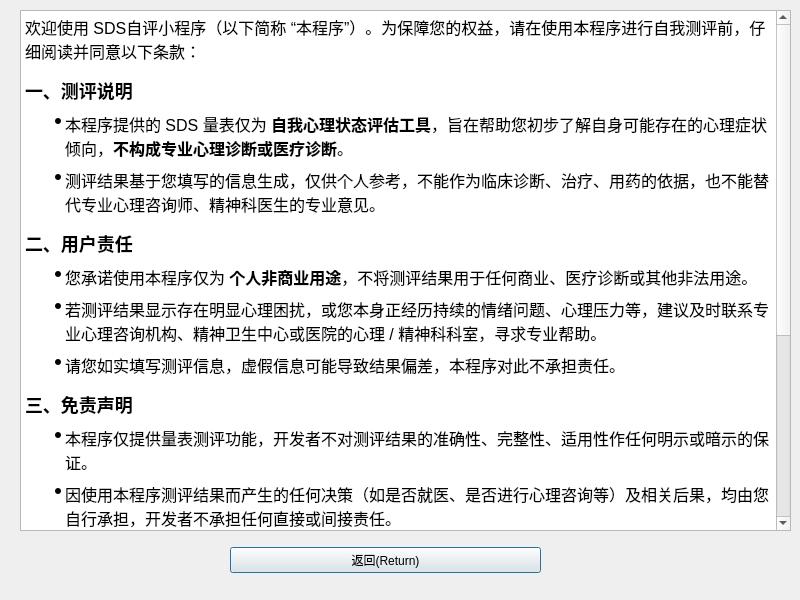
<?xml version="1.0" encoding="UTF-8"?>
<ui version="4.0">
 <class>Agreement</class>
 <widget class="QDialog" name="Agreement">
  <property name="geometry">
   <rect>
    <x>0</x>
    <y>0</y>
    <width>800</width>
    <height>600</height>
   </rect>
  </property>
  <property name="windowTitle">
   <string>Dialog</string>
  </property>
  <widget class="QWidget" name="horizontalLayoutWidget">
   <property name="geometry">
    <rect>
     <x>230</x>
     <y>540</y>
     <width>311</width>
     <height>41</height>
    </rect>
   </property>
   <layout class="QHBoxLayout" name="horizontalLayout">
    <item>
     <widget class="QPushButton" name="Return">
      <property name="text">
       <string>返回(Return)</string>
      </property>
     </widget>
    </item>
   </layout>
  </widget>
  <widget class="QTextBrowser" name="textBrowser">
   <property name="geometry">
    <rect>
     <x>20</x>
     <y>10</y>
     <width>771</width>
     <height>521</height>
    </rect>
   </property>
   <property name="html">
    <string>&lt;!DOCTYPE HTML PUBLIC &quot;-//W3C//DTD HTML 4.0//EN&quot; &quot;http://www.w3.org/TR/REC-html40/strict.dtd&quot;&gt;
&lt;html&gt;&lt;head&gt;&lt;meta name=&quot;qrichtext&quot; content=&quot;1&quot; /&gt;&lt;meta charset=&quot;utf-8&quot; /&gt;&lt;style type=&quot;text/css&quot;&gt;
p, li { white-space: pre-wrap; }
hr { height: 1px; border-width: 0; }
li.unchecked::marker { content: &quot;\2610&quot;; }
li.checked::marker { content: &quot;\2612&quot;; }
&lt;/style&gt;&lt;/head&gt;&lt;body style=&quot; font-family:'Microsoft YaHei UI'; font-size:9pt; font-weight:400; font-style:normal;&quot;&gt;
&lt;p style=&quot; margin-top:0px; margin-bottom:0px; margin-left:0px; margin-right:0px; -qt-block-indent:0; text-indent:0px; line-height:24px; background-color:#ffffff;&quot;&gt;&lt;span style=&quot; font-family:'Inter','-apple-system','BlinkMacSystemFont','Segoe UI','PingFang SC','Hiragino Sans GB','Microsoft YaHei','Helvetica Neue','Helvetica','Arial','sans-serif'; font-size:16px; color:#000000; background-color:#ffffff;&quot;&gt;欢迎使用 SDS自评小程序（以下简称 “本程序”）。为保障您的权益，请在使用本程序进行自我测评前，仔细阅读并同意以下条款：&lt;/span&gt;&lt;/p&gt;
&lt;h2 style=&quot; margin-top:14px; margin-bottom:0px; margin-left:0px; margin-right:0px; -qt-block-indent:0; text-indent:0px; line-height:27px; background-color:#ffffff;&quot;&gt;&lt;span style=&quot; font-family:'Inter','-apple-system','BlinkMacSystemFont','Segoe UI','PingFang SC','Hiragino Sans GB','Microsoft YaHei','Helvetica Neue','Helvetica','Arial','sans-serif'; font-size:x-large; font-weight:600; color:#000000; background-color:#ffffff;&quot;&gt;一、测评说明&lt;/span&gt;&lt;/h2&gt;
&lt;ul style=&quot;margin-top: 0px; margin-bottom: 0px; margin-left: 0px; margin-right: 0px; -qt-list-indent: 1;&quot;&gt;
&lt;li style=&quot; font-family:'Inter','-apple-system','BlinkMacSystemFont','Segoe UI','PingFang SC','Hiragino Sans GB','Microsoft YaHei','Helvetica Neue','Helvetica','Arial','sans-serif'; font-size:16px; color:#000000; background-color:#ffffff;&quot; style=&quot; margin-top:8px; margin-bottom:8px; margin-left:0px; margin-right:0px; -qt-block-indent:0; text-indent:0px; line-height:24px;&quot;&gt;本程序提供的 SDS 量表仅为 &lt;span style=&quot; font-weight:700;&quot;&gt;自我心理状态评估工具&lt;/span&gt;，旨在帮助您初步了解自身可能存在的心理症状倾向，&lt;span style=&quot; font-weight:700;&quot;&gt;不构成专业心理诊断或医疗诊断&lt;/span&gt;。&lt;/li&gt;
&lt;li style=&quot; font-family:'Inter','-apple-system','BlinkMacSystemFont','Segoe UI','PingFang SC','Hiragino Sans GB','Microsoft YaHei','Helvetica Neue','Helvetica','Arial','sans-serif'; font-size:16px; color:#000000; background-color:#ffffff;&quot; style=&quot; margin-top:8px; margin-bottom:8px; margin-left:0px; margin-right:0px; -qt-block-indent:0; text-indent:0px; line-height:24px;&quot;&gt;测评结果基于您填写的信息生成，仅供个人参考，不能作为临床诊断、治疗、用药的依据，也不能替代专业心理咨询师、精神科医生的专业意见。&lt;/li&gt;&lt;/ul&gt;
&lt;h2 style=&quot; margin-top:14px; margin-bottom:0px; margin-left:0px; margin-right:0px; -qt-block-indent:0; text-indent:0px; line-height:27px; background-color:#ffffff;&quot;&gt;&lt;span style=&quot; font-family:'Inter','-apple-system','BlinkMacSystemFont','Segoe UI','PingFang SC','Hiragino Sans GB','Microsoft YaHei','Helvetica Neue','Helvetica','Arial','sans-serif'; font-size:x-large; font-weight:600; color:#000000; background-color:#ffffff;&quot;&gt;二、用户责任&lt;/span&gt;&lt;/h2&gt;
&lt;ul style=&quot;margin-top: 0px; margin-bottom: 0px; margin-left: 0px; margin-right: 0px; -qt-list-indent: 1;&quot;&gt;
&lt;li style=&quot; font-family:'Inter','-apple-system','BlinkMacSystemFont','Segoe UI','PingFang SC','Hiragino Sans GB','Microsoft YaHei','Helvetica Neue','Helvetica','Arial','sans-serif'; font-size:16px; color:#000000; background-color:#ffffff;&quot; style=&quot; margin-top:8px; margin-bottom:8px; margin-left:0px; margin-right:0px; -qt-block-indent:0; text-indent:0px; line-height:24px;&quot;&gt;您承诺使用本程序仅为 &lt;span style=&quot; font-weight:700;&quot;&gt;个人非商业用途&lt;/span&gt;，不将测评结果用于任何商业、医疗诊断或其他非法用途。&lt;/li&gt;
&lt;li style=&quot; font-family:'Inter','-apple-system','BlinkMacSystemFont','Segoe UI','PingFang SC','Hiragino Sans GB','Microsoft YaHei','Helvetica Neue','Helvetica','Arial','sans-serif'; font-size:16px; color:#000000; background-color:#ffffff;&quot; style=&quot; margin-top:8px; margin-bottom:8px; margin-left:0px; margin-right:0px; -qt-block-indent:0; text-indent:0px; line-height:24px;&quot;&gt;若测评结果显示存在明显心理困扰，或您本身正经历持续的情绪问题、心理压力等，建议及时联系专业心理咨询机构、精神卫生中心或医院的心理 / 精神科科室，寻求专业帮助。&lt;/li&gt;
&lt;li style=&quot; font-family:'Inter','-apple-system','BlinkMacSystemFont','Segoe UI','PingFang SC','Hiragino Sans GB','Microsoft YaHei','Helvetica Neue','Helvetica','Arial','sans-serif'; font-size:16px; color:#000000; background-color:#ffffff;&quot; style=&quot; margin-top:8px; margin-bottom:8px; margin-left:0px; margin-right:0px; -qt-block-indent:0; text-indent:0px; line-height:24px;&quot;&gt;请您如实填写测评信息，虚假信息可能导致结果偏差，本程序对此不承担责任。&lt;/li&gt;&lt;/ul&gt;
&lt;h2 style=&quot; margin-top:14px; margin-bottom:0px; margin-left:0px; margin-right:0px; -qt-block-indent:0; text-indent:0px; line-height:27px; background-color:#ffffff;&quot;&gt;&lt;span style=&quot; font-family:'Inter','-apple-system','BlinkMacSystemFont','Segoe UI','PingFang SC','Hiragino Sans GB','Microsoft YaHei','Helvetica Neue','Helvetica','Arial','sans-serif'; font-size:x-large; font-weight:600; color:#000000; background-color:#ffffff;&quot;&gt;三、免责声明&lt;/span&gt;&lt;/h2&gt;
&lt;ul style=&quot;margin-top: 0px; margin-bottom: 0px; margin-left: 0px; margin-right: 0px; -qt-list-indent: 1;&quot;&gt;
&lt;li style=&quot; font-family:'Inter','-apple-system','BlinkMacSystemFont','Segoe UI','PingFang SC','Hiragino Sans GB','Microsoft YaHei','Helvetica Neue','Helvetica','Arial','sans-serif'; font-size:16px; color:#000000; background-color:#ffffff;&quot; style=&quot; margin-top:8px; margin-bottom:8px; margin-left:0px; margin-right:0px; -qt-block-indent:0; text-indent:0px; line-height:24px;&quot;&gt;本程序仅提供量表测评功能，开发者不对测评结果的准确性、完整性、适用性作任何明示或暗示的保证。&lt;/li&gt;
&lt;li style=&quot; font-family:'Inter','-apple-system','BlinkMacSystemFont','Segoe UI','PingFang SC','Hiragino Sans GB','Microsoft YaHei','Helvetica Neue','Helvetica','Arial','sans-serif'; font-size:16px; color:#000000; background-color:#ffffff;&quot; style=&quot; margin-top:8px; margin-bottom:8px; margin-left:0px; margin-right:0px; -qt-block-indent:0; text-indent:0px; line-height:24px;&quot;&gt;因使用本程序测评结果而产生的任何决策（如是否就医、是否进行心理咨询等）及相关后果，均由您自行承担，开发者不承担任何直接或间接责任。&lt;/li&gt;
&lt;li style=&quot; font-family:'Inter','-apple-system','BlinkMacSystemFont','Segoe UI','PingFang SC','Hiragino Sans GB','Microsoft YaHei','Helvetica Neue','Helvetica','Arial','sans-serif'; font-size:16px; color:#000000; background-color:#ffffff;&quot; style=&quot; margin-top:8px; margin-bottom:8px; margin-left:0px; margin-right:0px; -qt-block-indent:0; text-indent:0px; line-height:24px;&quot;&gt;本程序仅用于心理状态初步筛查，不具备治疗、干预功能，开发者不对任何因心理问题引发的风险（如自伤、情绪失控等）承担责任。&lt;/li&gt;&lt;/ul&gt;
&lt;h2 style=&quot; margin-top:14px; margin-bottom:0px; margin-left:0px; margin-right:0px; -qt-block-indent:0; text-indent:0px; line-height:27px; background-color:#ffffff;&quot;&gt;&lt;span style=&quot; font-family:'Inter','-apple-system','BlinkMacSystemFont','Segoe UI','PingFang SC','Hiragino Sans GB','Microsoft YaHei','Helvetica Neue','Helvetica','Arial','sans-serif'; font-size:x-large; font-weight:600; color:#000000; background-color:#ffffff;&quot;&gt;四、其他&lt;/span&gt;&lt;/h2&gt;
&lt;ul style=&quot;margin-top: 0px; margin-bottom: 0px; margin-left: 0px; margin-right: 0px; -qt-list-indent: 1;&quot;&gt;
&lt;li style=&quot; font-family:'Inter','-apple-system','BlinkMacSystemFont','Segoe UI','PingFang SC','Hiragino Sans GB','Microsoft YaHei','Helvetica Neue','Helvetica','Arial','sans-serif'; font-size:16px; color:#000000; background-color:#ffffff;&quot; style=&quot; margin-top:8px; margin-bottom:8px; margin-left:0px; margin-right:0px; -qt-block-indent:0; text-indent:0px; line-height:24px;&quot;&gt;您点击 “进入” 按钮，即表示您已阅读、理解并接受本须知全部条款。&lt;/li&gt;
&lt;li style=&quot; font-family:'Inter','-apple-system','BlinkMacSystemFont','Segoe UI','PingFang SC','Hiragino Sans GB','Microsoft YaHei','Helvetica Neue','Helvetica','Arial','sans-serif'; font-size:16px; color:#000000; background-color:#ffffff;&quot; style=&quot; margin-top:8px; margin-bottom:8px; margin-left:0px; margin-right:0px; -qt-block-indent:0; text-indent:0px; line-height:24px;&quot;&gt;若您不同意本条款，请勿使用本程序的测评功能并立即退出。&lt;/li&gt;
&lt;li style=&quot; font-family:'Inter','-apple-system','BlinkMacSystemFont','Segoe UI','PingFang SC','Hiragino Sans GB','Microsoft YaHei','Helvetica Neue','Helvetica','Arial','sans-serif'; font-size:16px; color:#000000; background-color:#ffffff;&quot; style=&quot; margin-top:8px; margin-bottom:8px; margin-left:0px; margin-right:0px; -qt-block-indent:0; text-indent:0px; line-height:24px;&quot;&gt;开发者有权根据实际情况更新本须知，更新后的条款将在程序内公示，继续使用本程序即视为接受更新后的条款。&lt;/li&gt;&lt;/ul&gt;
&lt;p style=&quot; margin-top:0px; margin-bottom:0px; margin-left:0px; margin-right:0px; -qt-block-indent:0; text-indent:0px; line-height:24px; background-color:#ffffff;&quot;&gt;&lt;span style=&quot; font-family:'Inter','-apple-system','BlinkMacSystemFont','Segoe UI','PingFang SC','Hiragino Sans GB','Microsoft YaHei','Helvetica Neue','Helvetica','Arial','sans-serif'; font-size:16px; color:#000000; background-color:#ffffff;&quot;&gt;—— 本程序仅为公益性质的心理测评工具，祝您身心健康！&lt;/span&gt;&lt;/p&gt;
&lt;p align=&quot;right&quot; style=&quot; margin-top:0px; margin-bottom:0px; margin-left:0px; margin-right:0px; -qt-block-indent:0; text-indent:0px; line-height:24px; background-color:#ffffff;&quot;&gt;&lt;span style=&quot; font-family:'Inter','-apple-system','BlinkMacSystemFont','Segoe UI','PingFang SC','Hiragino Sans GB','Microsoft YaHei','Helvetica Neue','Helvetica','Arial','sans-serif'; font-size:16px; color:#000000; background-color:#ffffff;&quot;&gt;&lt;br /&gt;12/09/25&lt;/span&gt;&lt;/p&gt;&lt;/body&gt;&lt;/html&gt;</string>
   </property>
  </widget>
 </widget>
 <resources/>
 <connections/>
</ui>
